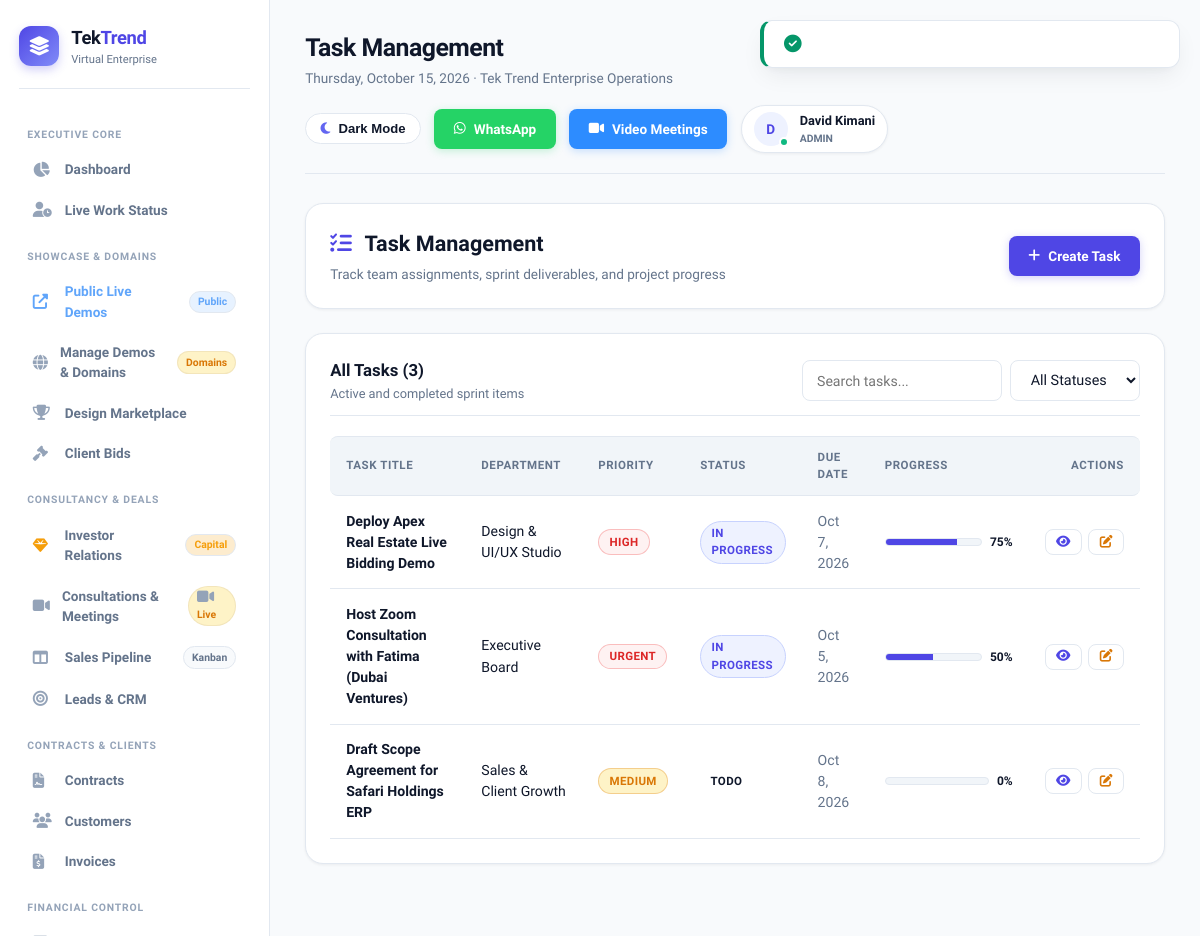
The app's page /public/tasks (signed in), older data.
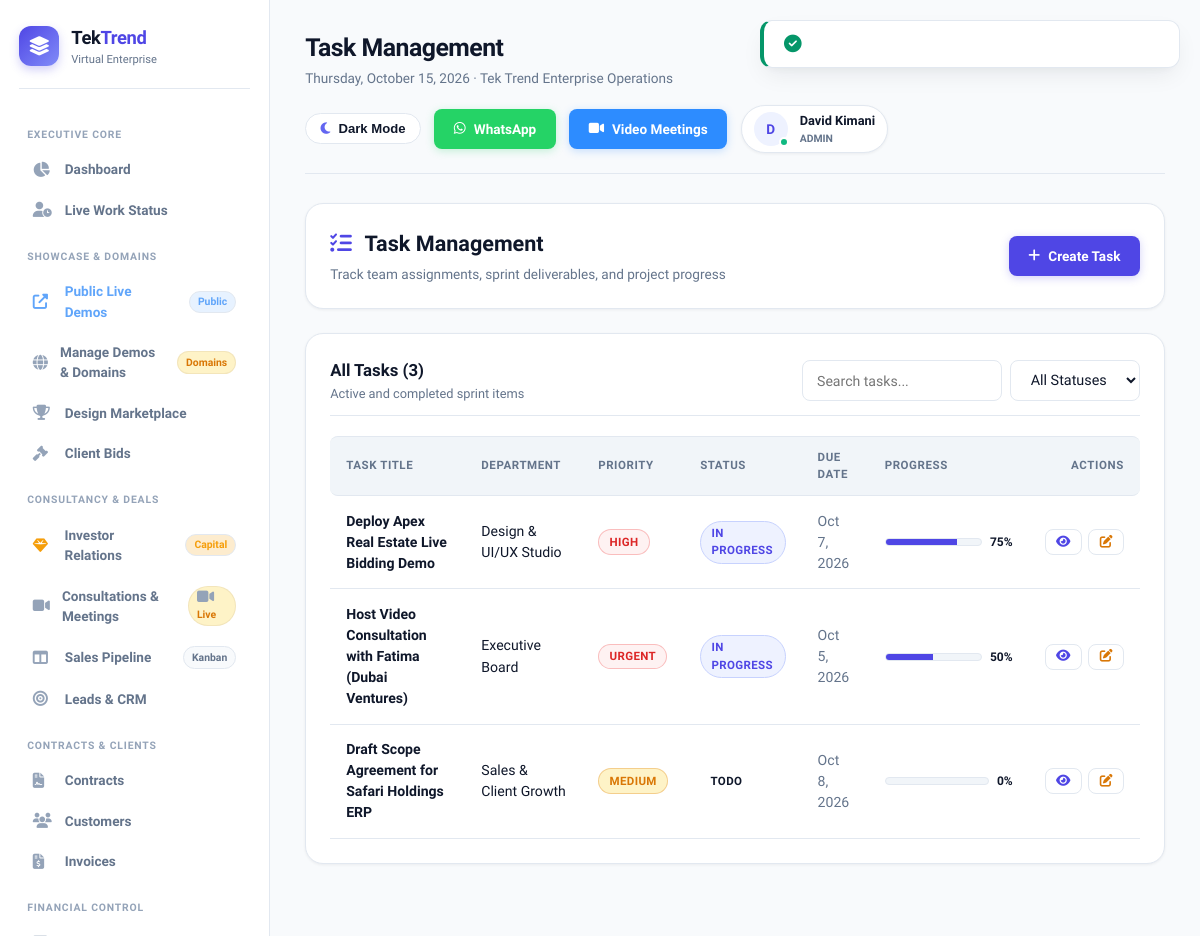
The same page, newer data.
### tables this page shows
CREATE TABLE `tasks` (
    `id` INT UNSIGNED NOT NULL AUTO_INCREMENT,
    `title` VARCHAR(255) NOT NULL,
    `description` TEXT,
    `project_id` INT UNSIGNED DEFAULT NULL,
    `department_id` INT UNSIGNED DEFAULT NULL,
    `created_by` INT UNSIGNED NOT NULL,
    `priority` ENUM('low','medium','high','urgent') DEFAULT 'medium',
    `status` ENUM('todo','in_progress','review','completed','cancelled') DEFAULT 'todo',
    `due_date` DATETIME DEFAULT NULL,
    `start_date` DATETIME DEFAULT NULL,
    `estimated_hours` DECIMAL(5,2) DEFAULT 0.00,
    `spent_hours` DECIMAL(5,2) DEFAULT 0.00,
    `progress` TINYINT(3) DEFAULT 0,
    `created_at` TIMESTAMP DEFAULT CURRENT_TIMESTAMP,
    `updated_at` TIMESTAMP DEFAULT CURRENT_TIMESTAMP ON UPDATE CURRENT_TIMESTAMP,
    PRIMARY KEY (`id`),
    KEY `created_by` (`created_by`),
    KEY `department_id` (`department_id`),
    KEY `status` (`status`),
    KEY `priority` (`priority`),
    KEY `due_date` (`due_date`)
);

CREATE TABLE `departments` (
    `id` INT UNSIGNED NOT NULL AUTO_INCREMENT,
    `name` VARCHAR(100) NOT NULL,
    `slug` VARCHAR(100) NOT NULL,
    `description` TEXT,
    `head_id` INT UNSIGNED DEFAULT NULL,
    `color` VARCHAR(7) DEFAULT '#3b82f6',
    `status` ENUM('active','inactive') DEFAULT 'active',
    `created_at` TIMESTAMP DEFAULT CURRENT_TIMESTAMP,
    `updated_at` TIMESTAMP DEFAULT CURRENT_TIMESTAMP ON UPDATE CURRENT_TIMESTAMP,
    PRIMARY KEY (`id`),
    UNIQUE KEY `slug` (`slug`),
    KEY `head_id` (`head_id`)
);

### app/views/tasks/index.php (the view, shortened to what the changed rows need)
<div class="card mb-4">
    <div style="display: flex; justify-content: space-between; align-items: center; flex-wrap: wrap; gap: 1rem;">
        <div>
            <h2 style="font-size: 1.35rem; font-weight: 800; color: var(--text-main); margin-bottom: 0.25rem;">
                <i class="fas fa-tasks" style="color: var(--primary); margin-right: 0.5rem;"></i> Task Management
            </h2>
            <p style="color: var(--text-muted); font-size: 0.85rem;">Track team assignments, sprint deliverables, and project progress</p>
        </div>
        <a href="<?= eurl('/tasks/create') ?>" class="btn btn-primary">
            <i class="fas fa-plus"></i> Create Task
        </a>
    </div>
</div>
<div class="card">
    <div class="card-header">
        <div>
            <h3 class="card-title">All Tasks (<?= count($tasks) ?>)</h3>
            <p class="card-subtitle">Active and completed sprint items</p>
        </div>
        <form method="GET" action="<?= eurl('/tasks') ?>" style="display: flex; gap: 0.5rem; flex-wrap: wrap;">
            <input type="text" name="search" placeholder="Search tasks..." value="<?= sanitize($search ?? '') ?>" class="form-control" style="width: 200px;">
            <select name="status" onchange="this.form.submit()" class="form-control" style="width: auto;">
                <option value="">All Statuses</option>
            </select>
        </form>
    </div>
    <div class="table-responsive">
        <table class="table">
            <thead>
                <tr>
                    <th>Task Title</th>
                    <th>Department</th>
                    <th>Priority</th>
                    <th>Status</th>
                    <th>Due Date</th>
                    <th style="width: 160px;">Progress</th>
                    <th style="text-align: right;">Actions</th>
                </tr>
            </thead>
            <tbody>
                <?php if (empty($tasks)): ?>
                    <tr>
                        <td colspan="7" style="text-align: center; padding: 2rem; color: var(--text-muted);">
                            No tasks found matching your filters.
                        </td>
                    </tr>
                <?php else: ?>
                    <?php foreach ($tasks as $t): ?>
                        <tr>
                            <td>
                                <strong style="color: var(--text-main); font-weight: 700;"><?= sanitize($t['title']) ?></strong>
                            </td>
                            <td><span style="color: var(--text-main);"><?= sanitize($t['department_name'] ?? 'General') ?></span></td>
                            <td><span class="badge status <?= sanitize($t['priority']) ?>"><?= ucfirst(sanitize($t['priority'])) ?></span></td>
                            <td><span class="badge <?= sanitize($t['status']) ?>"><?= ucfirst(str_replace('_', ' ', sanitize($t['status']))) ?></span></td>
                            <td style="color: var(--text-muted);"><?= formatDate($t['due_date']) ?></td>
                            <td>
                                <div style="display: flex; align-items: center; gap: 0.5rem;">
                                    <div style="flex: 1; background: var(--bg-card-subtle); border: 1px solid var(--border); border-radius: 10px; height: 8px; overflow: hidden;">
                                        <div style="height: 100%; background: var(--primary); width: <?= (int)$t['progress'] ?>%;"></div>
                                    </div>
                                    <span style="font-size: 0.75rem; font-weight: 700; color: var(--text-main);"><?= (int)$t['progress'] ?>%</span>
                                </div>
                            </td>
                            <td style="text-align: right;">
                                <div style="display: inline-flex; gap: 0.4rem;">
                                    <a href="<?= eurl('/tasks/' . $t['id']) ?>" class="btn btn-outline" style="padding: 0.35rem 0.65rem; font-size: 0.8rem;" title="View Details">
                                        <i class="fas fa-eye" style="color: var(--primary);"></i>
                                    </a>
                                    <a href="<?= eurl('/tasks/' . $t['id'] . '/edit') ?>" class="btn btn-outline" style="padding: 0.35rem 0.65rem; font-size: 0.8rem;" title="Edit Task">
                                        <i class="fas fa-edit" style="color: var(--accent);"></i>
                                    </a>
                                </div>
                            </td>
                        </tr>
                    <?php endforeach; ?>
                <?php endif; ?>
            </tbody>
        </table>
    </div>
</div>

### app/core/Router.php (shortened to what the changed rows need)
<?php
class Router {
    private $routes = [];
    private function addRoute($method, $path, $handler, $middleware = []) {
        $this->routes[] = [
            'method'      => $method,
            'path'        => $path,
            'handler'     => $handler,
            'middleware'  => $middleware
        ];
    }
    public function dispatch() {
        $method = $_SERVER['REQUEST_METHOD'];
        $requestPath = parse_url($_SERVER['REQUEST_URI'], PHP_URL_PATH);
        $basePath = rtrim(str_replace(basename($_SERVER['SCRIPT_NAME']), '', $_SERVER['SCRIPT_NAME']), '/');
        if ($basePath && strpos($requestPath, $basePath) === 0) {
            $requestPath = substr($requestPath, strlen($basePath));
        }
        $requestPath = '/' . ltrim($requestPath, '/');
        foreach ($this->routes as $route) {
            if ($route['method'] !== 'ANY' && $route['method'] !== $method) {
                continue;
            }
            $pattern = preg_replace('#\{[^}]+\}#', '([^/]+)', $route['path']);
            $pattern = '#^' . $pattern . '$#';
            if (preg_match($pattern, $requestPath, $matches)) {
                $params = [];
                $this->executeHandler($route['handler'], $params);
                return;
            }
        }
    }
    private function executeHandler($handler, $params = []) {
        if (is_string($handler)) {
            $parts = explode('@', $handler);
            if (count($parts) === 2) {
                $controllerName = $parts[0];
                $methodName = $parts[1];
                if (class_exists($controllerName)) {
                    $controller = new $controllerName();
                    if (method_exists($controller, $methodName)) {
                        call_user_func_array([$controller, $methodName], $params);
                        return;
                    }
                }
            }
        }
    }
}

Row changes from the older to the newer data that the page shows:
changed tasks "URGENT": title "Host Zoom Consultation with Fatima (Dubai Ventures)" → "Host Video Consultation with Fatima (Dubai Ventures)"
